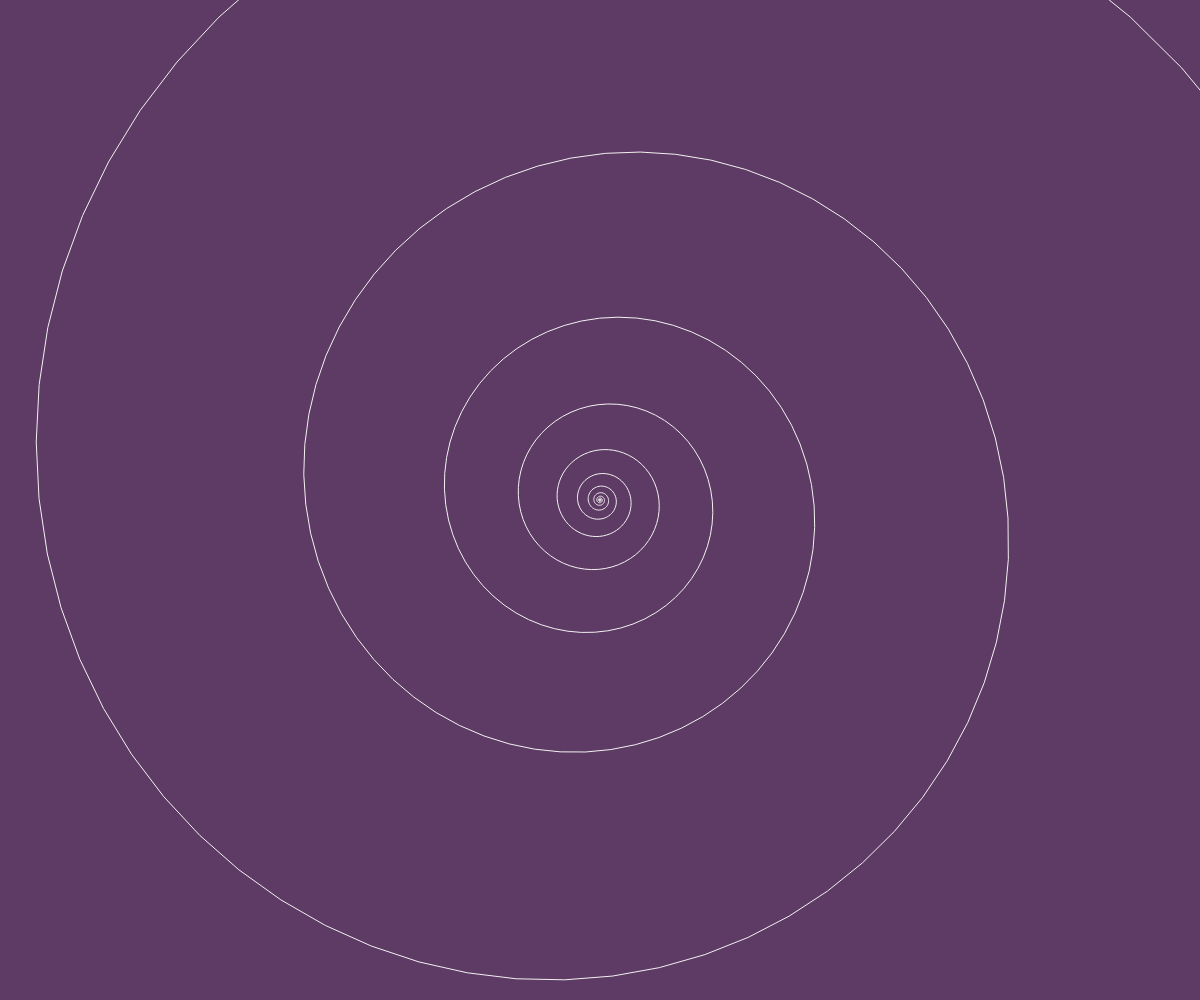
Frame 1 (no input)
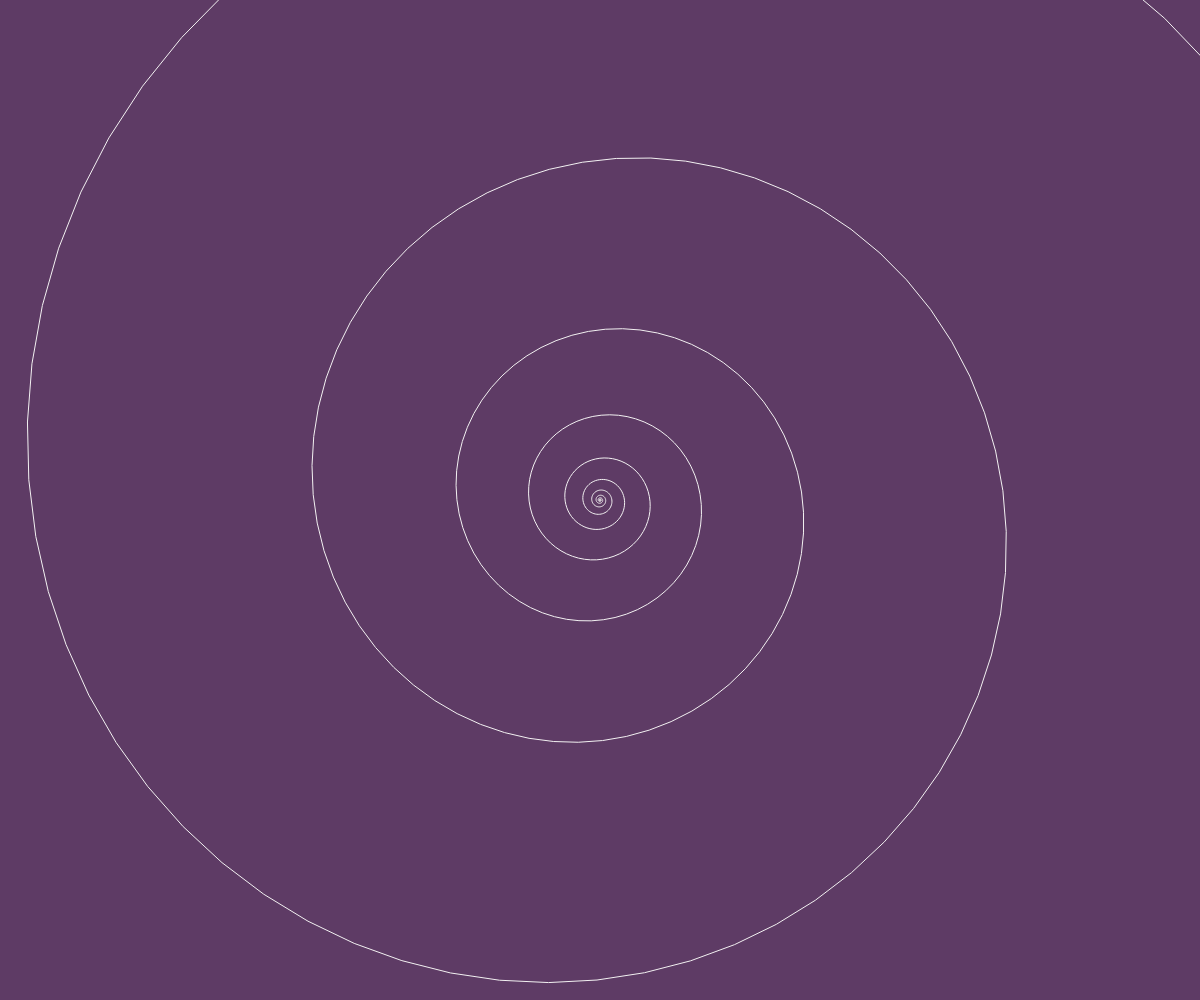
Frame 60 (no input)
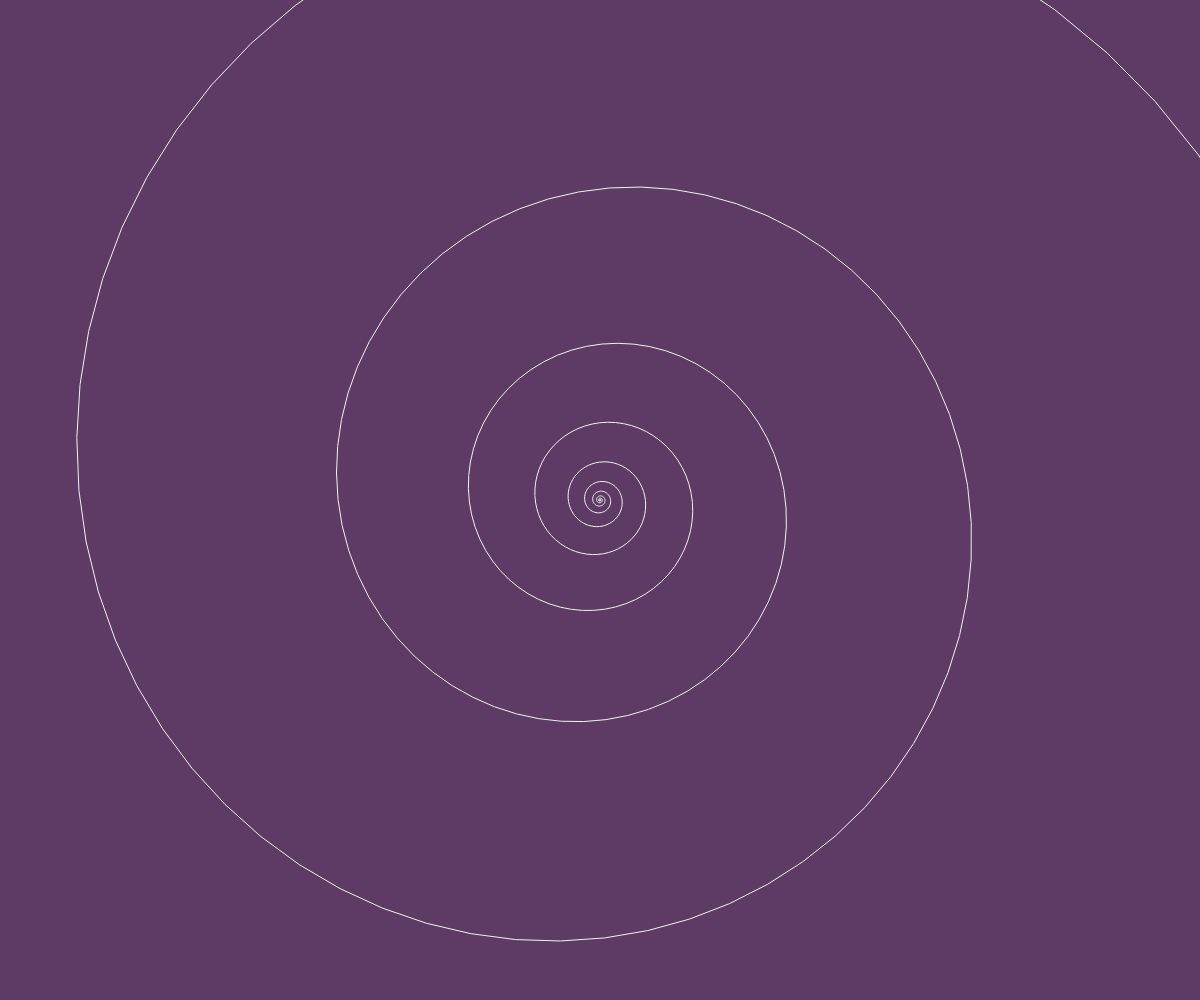
Frame 120 (the mouse pressed at the canvas centre since frame 60)

The p5.js sketch that drew these frames (run headless with seeded random() and noise() and a simulated clock; from frame 60 on, the mouse is pressed at the canvas centre):

// p5.js sketch
// ── sketch.js
var purple = '#5E3B65';
var black = '#202427';
var white = '#F3F1F2';
var points;
function setup() {
  createCanvas(windowWidth, windowHeight);
  points = [];
  t = 0;
}

function draw() {
  background(purple);
  stroke(255);
  
  translate(width / 2, height / 2);
  
  var a = -0.005;
  var b = 0.1;
  // var a = map(mouseX, 0, width, 1, 10);
  // var b = map(mouseY, 0, height, 1, 10);
  // var b = 0.3063489;
  
  stroke(white);
  noFill();
  beginShape();
  for (var i = 0; i < 1440; i++) {
    var angle = 0.1 * i;
    a -= millis() / 1000.0 * 0.0001;
    b -= millis() / 1000.0 * 0.000001;
    // equation for the logarithmic spiral
    var x = a * pow(Math.E, b * angle) * cos(angle);
    var y = a * pow(Math.E, b * angle) * sin(angle);
    // x = x + i * map(mouseX, 0, width, 0, 0.1);
    // equation for archimedes' spiral
    // var x = a + b * angle * cos(angle);
    // var y = a + b * angle * sin(angle);
    vertex(x, y);
  }
  endShape();
}

function windowResized() {
  resizeCanvas(windowWidth, windowHeight);
}
